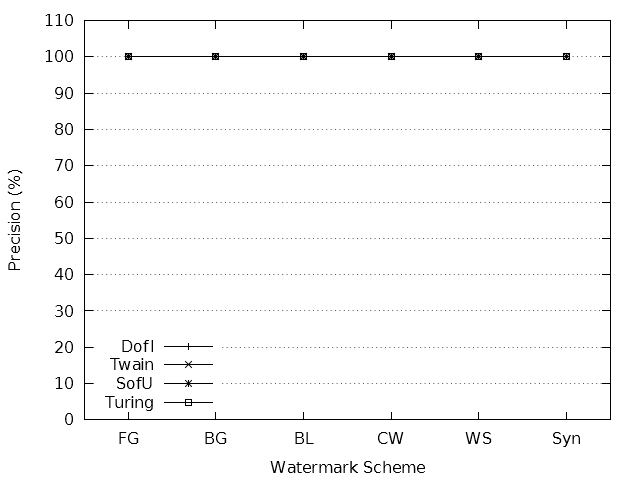

Write the gnuplot code that produced this figure.
terminal = "pngcairo"
output = "precision-one.png"

if (!exists("input")) input = "prc-one.dat"

set datafile missing "NaN"
stats input using 3 nooutput

if (!exists("fileCount")) {
	fileCount = STATS_blocks
}

if (!exists("schemeCount")) {
	schemeCount = (STATS_records + STATS_invalid) / STATS_blocks
}

if (exists("terminal")) {
	set terminal terminal mono solid
}
else {
	set terminal windows monochrome solid
}

if (exists("output")) set output output

#set title "Watermark Precision for Single Schemes"
set style data linespoints
set key autotitle columnhead left bottom

set ylabel "Precision (%)"
set yrange [ 0 : 110 ]
set ytics 10
set grid ytics

set xlabel "Watermark Scheme"
set xrange [ -0.5 : schemeCount - 0.5 ]

plot for [ i = 1 : fileCount ] input using 3 : xticlabels(1) index i - 1
